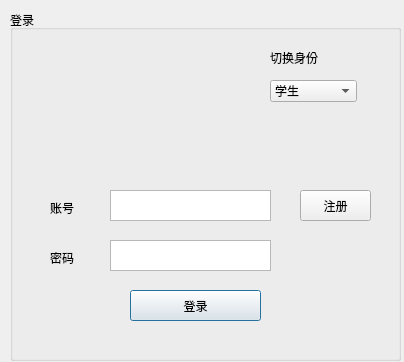
<?xml version="1.0" encoding="UTF-8"?>
<ui version="4.0">
 <class>Dialog</class>
 <widget class="QDialog" name="Dialog">
  <property name="geometry">
   <rect>
    <x>0</x>
    <y>0</y>
    <width>404</width>
    <height>362</height>
   </rect>
  </property>
  <property name="windowTitle">
   <string>Dialog</string>
  </property>
  <widget class="QGroupBox" name="groupBox">
   <property name="geometry">
    <rect>
     <x>10</x>
     <y>10</y>
     <width>391</width>
     <height>351</height>
    </rect>
   </property>
   <property name="layoutDirection">
    <enum>Qt::LeftToRight</enum>
   </property>
   <property name="title">
    <string>登录</string>
   </property>
   <widget class="QLabel" name="label">
    <property name="geometry">
     <rect>
      <x>260</x>
      <y>40</y>
      <width>72</width>
      <height>15</height>
     </rect>
    </property>
    <property name="text">
     <string>切换身份</string>
    </property>
   </widget>
   <widget class="QLabel" name="label_2">
    <property name="geometry">
     <rect>
      <x>40</x>
      <y>190</y>
      <width>72</width>
      <height>15</height>
     </rect>
    </property>
    <property name="text">
     <string>账号</string>
    </property>
   </widget>
   <widget class="QLabel" name="label_3">
    <property name="geometry">
     <rect>
      <x>40</x>
      <y>240</y>
      <width>72</width>
      <height>15</height>
     </rect>
    </property>
    <property name="text">
     <string>密码</string>
    </property>
   </widget>
   <widget class="QTextEdit" name="accoutEdit">
    <property name="geometry">
     <rect>
      <x>100</x>
      <y>180</y>
      <width>161</width>
      <height>31</height>
     </rect>
    </property>
   </widget>
   <widget class="QTextEdit" name="pswdEdit">
    <property name="geometry">
     <rect>
      <x>100</x>
      <y>230</y>
      <width>161</width>
      <height>31</height>
     </rect>
    </property>
   </widget>
   <widget class="QComboBox" name="comboBox">
    <property name="geometry">
     <rect>
      <x>260</x>
      <y>70</y>
      <width>87</width>
      <height>22</height>
     </rect>
    </property>
    <item>
     <property name="text">
      <string>学生</string>
     </property>
    </item>
    <item>
     <property name="text">
      <string>老师</string>
     </property>
    </item>
   </widget>
   <widget class="QPushButton" name="loginBtn">
    <property name="geometry">
     <rect>
      <x>120</x>
      <y>280</y>
      <width>131</width>
      <height>31</height>
     </rect>
    </property>
    <property name="text">
     <string>登录</string>
    </property>
   </widget>
   <widget class="QPushButton" name="pushButton">
    <property name="geometry">
     <rect>
      <x>290</x>
      <y>180</y>
      <width>71</width>
      <height>31</height>
     </rect>
    </property>
    <property name="text">
     <string>注册</string>
    </property>
   </widget>
   <widget class="QLabel" name="label_4">
    <property name="geometry">
     <rect>
      <x>110</x>
      <y>40</y>
      <width>121</width>
      <height>111</height>
     </rect>
    </property>
    <property name="text">
     <string/>
    </property>
    <property name="textFormat">
     <enum>Qt::PlainText</enum>
    </property>
    <property name="pixmap">
     <pixmap>C:/Users/cen/Desktop/duck.png</pixmap>
    </property>
    <property name="scaledContents">
     <bool>true</bool>
    </property>
   </widget>
  </widget>
 </widget>
 <resources/>
 <connections/>
</ui>
